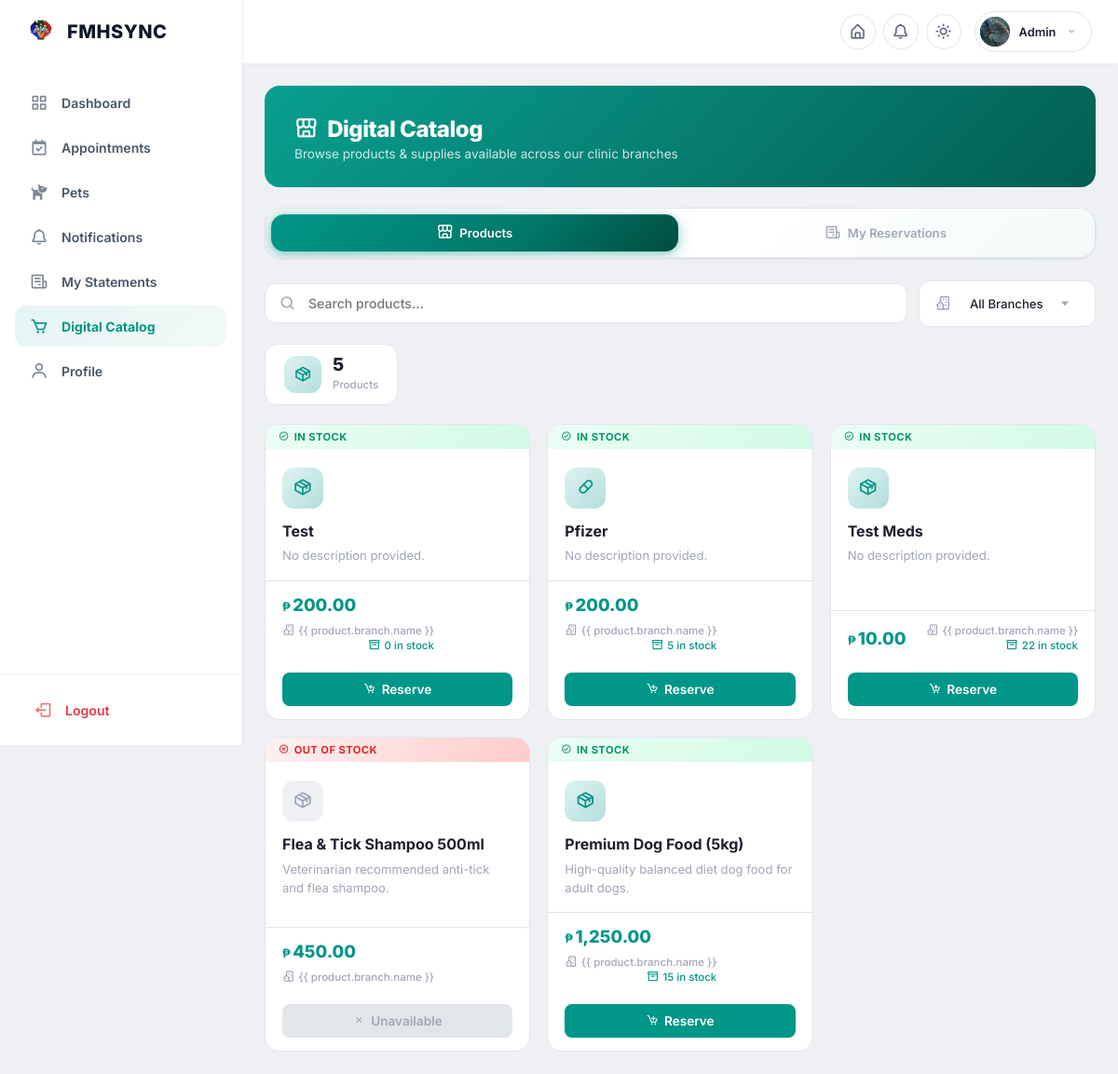
The page /inventory/catalog/ (signed in) on the database its author committed.
### accounts/models.py (models this page shows, shortened)
class User(AbstractUser):
    assigned_role = models.ForeignKey(
        'accounts.Role',
        on_delete=models.SET_NULL,
        null=True,
        blank=True,
        related_name='users',
        help_text='Custom role with granular permissions'
    )
    branch = models.ForeignKey(
        'branches.Branch',
        on_delete=models.SET_NULL,
        null=True,
        blank=True,
        related_name='branch_users',
        help_text='The branch this user belongs to.',
    )
    profile_picture = models.ImageField(
        upload_to='profiles/',
        blank=True,
        null=True,
        help_text='Profile picture for the user'
    )
    phone_number = models.CharField(max_length=20, blank=True)
    address = models.TextField(
        blank=True, help_text='Full address of the pet owner')
    def is_pet_owner(self):
        if self.is_superuser:
            return False
        if self.assigned_role:
            return not self.assigned_role.is_staff_role
        return True  # Default to pet owner for safety if no role assigned
    def get_display_role(self):
        if self.is_superuser:
            return 'Super Administrator'
        if self.assigned_role:
            return self.assigned_role.name
        return 'Pet Owner'
    class Meta:
        ordering = ['username']

### inventory/models.py (models this page shows, shortened)
class Product(SoftDeleteModel):
    ITEM_TYPE_CHOICES = [
        ('Product', 'Product'),
        ('Medication', 'Medication'),
        ('Accessories', 'Accessories'),
        ('Medical Supplies', 'Medical Supplies'),
    ]
    name = models.CharField(max_length=200)
    description = models.TextField(blank=True)
    item_type = models.CharField(
        max_length=20, choices=ITEM_TYPE_CHOICES, default='Product')
    sku = models.CharField(
        max_length=100, blank=True,
        help_text="Stock Keeping Unit (auto-generated if blank)")
    barcode = models.CharField(
        max_length=100, blank=True,
        help_text="Barcode / UPC number")
    manufacturer = models.CharField(max_length=200, blank=True)
    unit_cost = models.DecimalField(
        max_digits=10, decimal_places=2, default=0.00)
    price = models.DecimalField(max_digits=10, decimal_places=2)
    branch = models.ForeignKey(
        Branch, on_delete=models.CASCADE, related_name='products')
    is_available = models.BooleanField(default=True)
    stock_quantity = models.PositiveIntegerField(default=0)
    min_stock_level = models.PositiveIntegerField(default=5)
    is_consumable = models.BooleanField(
        default=False,
        help_text='True for single-use / consumable items (medicines, medical supplies)'
    )
    expiration_date = models.DateField(
        null=True, blank=True,
        help_text="For medications or perishable items")
    created_at = models.DateTimeField(auto_now_add=True)
    updated_at = models.DateTimeField(auto_now=True)
    class Meta:
        ordering = ['-created_at']
        indexes = [
            models.Index(fields=['branch', 'item_type']),
            models.Index(fields=['stock_quantity']),
            models.Index(fields=['is_available']),
            models.Index(fields=['branch', 'created_at']),
        ]

### inventory/views.py (the view)
# urls.py: path('catalog/', views.catalog_view, name='catalog'),
@login_required
def catalog_view(request):
    auto_cancel_expired_reservations()
    branches = Branch.objects.filter(is_active=True)
    products = Product.objects.all().select_related('branch')
    selected_branch_id = request.GET.get('branch')
    if selected_branch_id:
        try:
            products = products.filter(branch_id=selected_branch_id)
            selected_branch = Branch.objects.get(  # pylint: disable=no-member
                id=selected_branch_id
            )
        except Branch.DoesNotExist:  # pylint: disable=no-member
            selected_branch = None
    else:
        selected_branch = None
    user_reservations = Reservation.objects.filter(  # pylint: disable=no-member
        user=request.user
    ).select_related('product', 'product__branch')
    page_number = request.GET.get('page', 1)
    paginator = Paginator(products, 24)
    page_obj = paginator.get_page(page_number)
    return render(request, 'inventory/catalog.html', {
        'products': page_obj,
        'page_obj': page_obj,
        'branches': branches,
        'selected_branch': selected_branch,
        'user_reservations': user_reservations,
    })

### inventory/views.py (called while the page is built, shortened)
def auto_cancel_expired_reservations():
    expiration_threshold = timezone.now() - timedelta(hours=24)
    expired_reservations = Reservation.objects.filter(
        status=Reservation.Status.PENDING,
        created_at__lte=expiration_threshold
    ).select_related('product', 'product__branch', 'user')

### notifications/context_processors.py (called while the page is built)
def unread_notifications(request):
    if request.user.is_authenticated:
        unread_qs = Notification.objects.filter(
            user=request.user,
            is_read=False
        ).order_by('-created_at')
        notifications = list(unread_qs[:5])
        unread_count = unread_qs.count()
        return {
            'recent_notifications': notifications,
            'unread_notifications_count': unread_count
        }
    return {}

### utils/models.py (called while the page is built)
    def get_queryset(self):
        return super().get_queryset().filter(is_deleted=False)

### utils/templatetags/currency_filters.py (called while the page is built)
@register.filter(name='peso')
def peso(value):
    if value is None or value == '':
        return '0.00'
    try:
        return f'{float(value):,.2f}'
    except (ValueError, TypeError):
        return '0.00'

### templates/inventory/catalog.html (shortened to what this page needs)
{% extends 'base/portal_user.html' %} {% load static %} {% block title %}Digital
{% load currency_filters %}
Catalog{% endblock %} {% block content %}
<div class="cat-hero">
  <div class="cat-hero-inner">
    <div class="cat-hero-text">
      <h1><i class="bx bx-store-alt"></i> Digital Catalog</h1>
      <p>Browse products &amp; supplies available across our clinic branches</p>
    </div>
  </div>
</div>
<div class="c-tab-bar" id="catalogTabs">
  <div class="c-tab-bar__glow"></div>
  <button class="c-tab-btn active" data-tab="products" type="button" onclick="switchCatalogTab('products')">
    <i class="bx bx-store-alt c-tab-btn__icon"></i>
    <span class="c-tab-btn__label">Products</span>
  </button>
  <button class="c-tab-btn" data-tab="reservations" type="button" onclick="switchCatalogTab('reservations')">
    <i class="bx bx-receipt c-tab-btn__icon"></i>
    <span class="c-tab-btn__label">My Reservations</span>
  </button>
</div>
<div id="catProductsSection">
  <div class="cat-toolbar">
    <div class="cat-search-wrap">
      <i class="bx bx-search"></i>
      <input type="text" placeholder="Search products..." id="catalogSearch" />
    </div>
    <form
      method="GET"
      action="{% url 'inventory:catalog' %}"
      class="cat-branch-filter"
    >
      <i class="bx bx-building-house"></i>
    </form>
  </div>
   {% if products %}
  <div class="cat-stats-row">
    <div class="cat-stat">
      <div class="cat-stat-icon"><i class="bx bx-package"></i></div>
      <div>
        <span class="cat-stat-num">{{ products|length }}</span>
        <span class="cat-stat-label">Products</span>
      </div>
    </div>
  </div>
  <div class="cat-grid" id="catalogGrid">
    {% for product in products %}
    <div
      class="cat-card"
      data-name="{{ product.name|lower }}"
      data-desc="{{ product.description|lower }}"
    >
      <div
        class="cat-card-status {% if product.is_available %}available{% else %}out-of-stock{% endif %}"
      >
        {% if product.is_available %}
        <i class="bx bx-check-circle"></i> In Stock {% else %}
        <i class="bx bx-x-circle"></i> Out of Stock {% endif %}
      </div>
      <div class="cat-card-body">
        <div
          class="cat-card-icon-wrap {% if product.is_available %}available{% else %}unavailable{% endif %}"
        >
          {% if product.item_type == 'Medication' %}
          <i class="bx bx-capsule"></i>
          {% else %}
          <i class="bx bx-package"></i>
          {% endif %}
        </div>
        <h3 class="cat-card-name">{{ product.name }}</h3>
        <p class="cat-card-desc">
          {{ product.description|default:"No description provided." }}
        </p>
      </div>
      <div class="cat-card-foot">
        <div class="cat-card-price">
          <span class="cat-price-symbol">&#8369;</span>
          <span class="cat-price-value">{{ product.price|peso }}</span>
        </div>
        <div class="cat-card-meta">
          <span class="cat-meta-branch"
            ><i class="bx bx-building-house"></i> {{ product.branch.name
            }}</span
          >
          {% if product.is_available %}
          <span class="cat-meta-stock"
            ><i class="bx bx-box"></i> {{ product.stock_quantity }} in
            stock</span
          >
          {% endif %}
        </div>
        {% if product.is_available %}
        <button
          type="button"
          class="cat-reserve-btn"
          onclick="openReserveModal({{ product.pk }}, '{{ product.name|escapejs }}', {{ product.stock_quantity }}, '{{ product.price }}')"
        >
          <i class="bx bx-cart-add"></i> Reserve
        </button>
        {% else %}
        <button type="button" class="cat-reserve-btn disabled" disabled>
          <i class="bx bx-x"></i> Unavailable
        </button>
        {% endif %}
      </div>
    </div>
    {% endfor %}
  </div>
  {% endif %}
</div>
{% endblock %}

### templates/base/portal_user.html (shortened to what this page needs)
{% load static %}
<!DOCTYPE html>
<html lang="en">
<head>
  <link href="https://unpkg.com/boxicons@2.1.4/css/boxicons.min.css" rel="stylesheet">
  <link rel="stylesheet" href="{% static 'css/base/messages.css' %}">
  <link rel="stylesheet" href="{% static 'css/base/searchable-dropdown.css' %}">
  <link rel="stylesheet" href="{% static 'css/accounts/portal_shared.css' %}">
  <link rel="stylesheet" href="{% static 'css/accounts/portal_user.css' %}">
  <link rel="stylesheet" href="{% static 'css/accounts/dashboard.css' %}">
  <link rel="stylesheet" href="{% static 'css/components/tab_bar.css' %}">
</head>
<body class="user-portal">
<div class="portal-wrapper" id="portalWrapper">
    <header class="topbar">
    <div class="topbar-right">
      <a href="{% url 'landing_page' %}" class="topbar-icon-btn" title="Home">
        <i class='bx bx-home-alt'></i>
      </a>
      <div class="topbar-notif-container" style="position: relative;">
        <button class="topbar-icon-btn" id="notifDropdownBtn" title="Notifications">
          <i class='bx bx-bell'></i>
        </button>
      </div>
      <button class="topbar-icon-btn" id="themeToggleBtn" title="Theme">
        <i class='bx bx-sun'></i>
      </button>
      <div class="topbar-profile-container">
        <div class="topbar-profile" id="profileDropdownBtn" title="{{ user.get_full_name|default:user.username }}">
          <div class="topbar-avatar">
            {% if user.profile_picture %}
              <img src="{{ user.profile_picture.url }}" alt="Profile" style="width: 100%; height: 100%; object-fit: cover; border-radius: 50%;">
            {% elif user.first_name %}
              {{ user.first_name|make_list|first|upper }}
            {% elif user.username %}
              {{ user.username|make_list|first|upper }}
            {% else %}
              <i class='bx bxs-user'></i>
            {% endif %}
          </div>
          <span class="topbar-name">
            {{ user.get_full_name|default:user.username }}
          </span>
          <i class='bx bx-chevron-down topbar-chevron'></i>
        </div>
      </div>
    </div>
  </header>
  <aside class="sidebar">
    <div class="sidebar-header">
      <a href="{% url 'user_dashboard' %}" class="sidebar-logo">
        <img src="{% static 'image/fmh-logo.png' %}" alt="FMH Logo">
        <span>FMHSYNC</span>
      </a>
    </div>
    <nav class="sidebar-nav">
      <a href="{% url 'user_dashboard' %}" class="sidebar-link {% if request.resolver_match.url_name == 'user_dashboard' %}active{% endif %}">
        <i class='bx bx-grid-alt'></i><span>Dashboard</span>
      </a>
      <a href="{% url 'appointments:my_appointments' %}" class="sidebar-link {% if 'appointments' in request.path %}active{% endif %}">
        <i class='bx bx-calendar-check'></i><span>Appointments</span>
      </a>
      <a href="{% url 'patients:my_pets' %}" class="sidebar-link {% if 'patients' in request.resolver_match.app_name %}active{% endif %}">
        <i class='bx bxs-dog'></i>
        <span style="flex-grow: 1;">Pets</span>
      </a>
      <a href="{% url 'notifications:notification_list' %}" class="sidebar-link {% if request.resolver_match.app_name == 'notifications' %}active{% endif %}">
        <i class='bx bx-bell'></i><span>Notifications</span>
      </a>
      <a href="{% url 'billing:my_statements' %}" class="sidebar-link {% if 'billing:my_statements' in request.resolver_match.view_name or 'billing:view_statement' in request.resolver_match.view_name %}active{% endif %}">
        <i class='bx bx-receipt'></i><span>My Statements</span>
      </a>
      <a href="{% url 'inventory:catalog' %}" class="sidebar-link {% if 'inventory' in request.path %}active{% endif %}">
        <i class='bx bx-cart'></i><span>Digital Catalog</span>
      </a>
      <a href="{% url 'profile' %}" class="sidebar-link {% if request.resolver_match.url_name == 'profile' %}active{% endif %}">
        <i class='bx bx-user'></i><span>Profile</span>
      </a>
    </nav>
    <div class="sidebar-footer">
      <a href="{% url 'logout' %}" class="sidebar-link">
        <i class='bx bx-log-out'></i><span>Logout</span>
      </a>
    </div>
  </aside>
  <main class="portal-content">
    {% block content %}{% endblock %}
  </main>
</div>
</body>
</html>

### static/css/components/tab_bar.css (style rules this page uses)
.c-tab-bar { position: relative; display: flex; align-items: center; gap: 4px; padding: 6px; margin-bottom: 24px; border-radius: 18px; background: var(--surface); border: 1px solid var(--border); box-shadow: var(--shadow-card); overflow-x: auto; overflow-y: hidden; -ms-overflow-style: none; scrollbar-width: none; }
.c-tab-bar__glow { position: absolute; inset: -1px; border-radius: inherit; background: linear-gradient( 135deg, rgba(0, 150, 136, 0.08) 0%, transparent 40%, transparent 60%, rgba(0, 150, 136, 0.05) 100% ); pointer-events: none; z-index: 0; }
.c-tab-btn { position: relative; z-index: 2; display: flex; align-items: center; justify-content: center; gap: 7px; flex: 1; min-width: 0; padding: 11px 16px; border: none; background: transparent; font-family: inherit; font-size: 0.82rem; font-weight: 600; color: var(--text-3); cursor: pointer; border-radius: 14px; white-space: nowrap; transition: color 0.3s var(--ease), background 0.25s var(--ease), transform 0.2s var(--ease); outline: none; -webkit-tap-highlight-color: transparent; }
.c-tab-btn.active { color: #ffffff; text-shadow: 0 1px 2px rgba(0,0,0,0.12); background: linear-gradient(135deg, var(--primary) 0%, #00796b 60%, #004d40 100%); box-shadow: 0 4px 16px rgba(0, 150, 136, 0.35), 0 2px 6px rgba(0, 150, 136, 0.2), inset 0 1px 1px rgba(255, 255, 255, 0.15); }
.c-tab-btn__icon { font-size: 1.1rem; flex-shrink: 0; transition: transform 0.3s var(--ease); }
.c-tab-btn.active .c-tab-btn__icon { transform: scale(1.05); }
.c-tab-btn__label { transition: opacity 0.2s var(--ease); }

### templates/inventory/catalog.html (style rules this page uses)
.cat-reserve-btn { display: flex; align-items: center; justify-content: center; gap: 6px; width: 100%; margin-top: 12px; padding: 10px; border: none; border-radius: var(--radius-sm, 8px); background: var(--primary); color: #fff; font-size: 0.85rem; font-weight: 600; cursor: pointer; transition: background 0.2s, transform 0.15s; font-family: inherit; }
.cat-reserve-btn.disabled { background: var(--border, #ddd); color: var(--text-3, #999); cursor: not-allowed; }

### rows shown on the page
User: profile_picture (picture), get_full_name "Admin"
Product: is_available True (drawn), item_type "Product" (drawn), name "Test", description "No description provided.", price|peso "200.00", stock_quantity "0"
Product: is_available True (drawn), item_type "Medication" (drawn), name "Pfizer", description "No description provided.", price|peso "200.00", stock_quantity "5"
Product: is_available True (drawn), item_type "Product" (drawn), name "Test Meds", description "No description provided.", price|peso "10.00", stock_quantity "22"
Product: is_available False (drawn), item_type "Product" (drawn), name "Flea & Tick Shampoo 500ml", description "Veterinarian recommended anti-tick and flea shampoo.", price|peso "450.00"
Product: is_available True (drawn), item_type "Product" (drawn), name "Premium Dog Food (5kg)", description "High-quality balanced diet dog food for adult dogs.", price|peso "1,250.00", stock_quantity "15"

### other values the page prints
{{ products|length }} "5"
